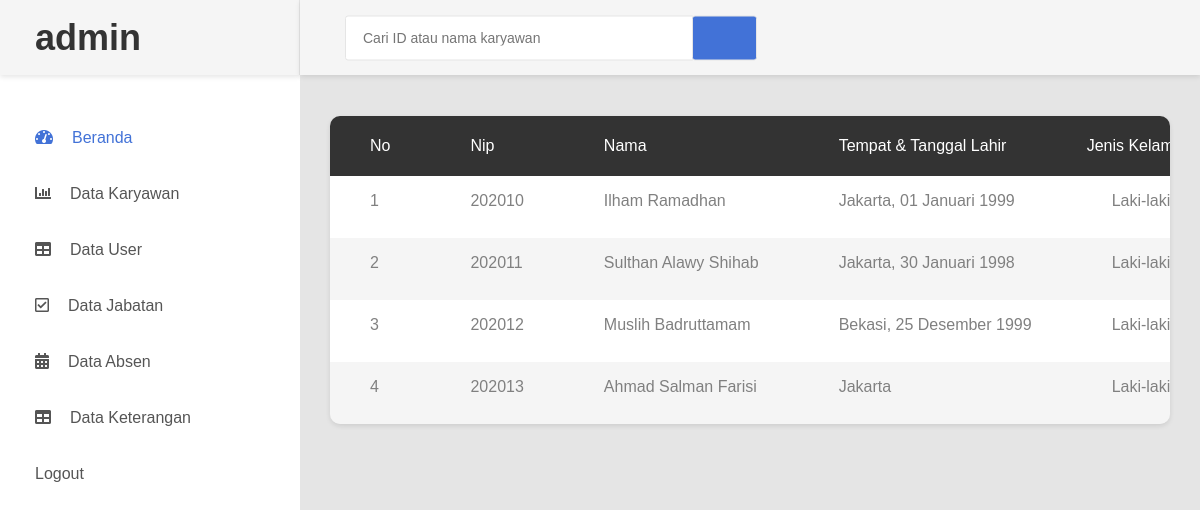
The page /prospenkar.php (signed in) on the database its author committed.
### tables this page shows
CREATE TABLE `tb_karyawan` (
  `id_karyawan` int(11) NOT NULL,
  `username` varchar(50) NOT NULL,
  `password` varchar(50) NOT NULL,
  `nama` varchar(255) NOT NULL,
  `tmp_tgl_lahir` varchar(255) NOT NULL,
  `jenis_kelamin` varchar(255) NOT NULL,
  `agama` varchar(255) NOT NULL,
  `alamat` text NOT NULL,
  `no_tlp` varchar(18) NOT NULL,
  `jabatan` varchar(255) NOT NULL,
  `foto` varchar(50) NOT NULL
);

### prospenkar.php (the view, shortened to what this page needs)
<?php
require_once("koneksi.php");
 ?>
<!DOCTYPE html>
<html lang="en">
<head>
    <link rel="stylesheet" type="text/css" href="css/bootstrap.css" media="all">
    <link href="css/font-face.css" rel="stylesheet" media="all">
    <link href="view/font-awesome-4.7/css/font-awesome.min.css" rel="stylesheet" media="all">
    <link href="view/font-awesome-5/css/fontawesome-all.min.css" rel="stylesheet" media="all">
    <link href="view/mdi-font/css/material-design-iconic-font.min.css" rel="stylesheet" media="all">
    <link href="view/bootstrap-4.1/bootstrap.min.css" rel="stylesheet" media="all">
    <link href="css/theme.css" rel="stylesheet" media="all">
</head>
<body>
    <div class="page-wrapper">
        <aside class="menu-sidebar d-none d-lg-block">
            <div class="logo">
                <a href="#">
                    <h1>admin</h1>
                </a>
            </div>
            <div class="menu-sidebar__content js-scrollbar1">
                <nav class="navbar-sidebar">
                    <ul class="list-unstyled navbar__list">
                        <li class="active has-sub">
                            <a class="js-arrow" href="admin2.php">
                                <i class="fas fa-tachometer-alt"></i>Beranda</a>
                        </li>
                        <li>
                            <a href="data_karyawan.php">
                                <i class="fas fa-chart-bar"></i>Data Karyawan</a>
                        </li>
                        <li>
                            <a href="data_user.php">
                                <i class="fas fa-table"></i>Data User</a>
                        </li>
                        <li>
                            <a href="data_jabatan.php">
                                <i class="far fa-check-square"></i>Data Jabatan</a>
                        </li>
                        <li>
                            <a href="data_absen.php">
                                <i class="fas fa-calendar-alt"></i>Data Absen</a>
                        </li>
                        <li>
                            <a href="data_keterangan.php">
                                <i class="fas fa-table"></i>Data Keterangan
                            </a>
                        </li>
                        <li>
                            <a href="logout.php">Logout</a>
                        </li>
                    </ul>
                </nav>
            </div>
        </aside>
        <div class="page-container">
            <header class="header-desktop">
                <div class="section__content section__content--p30">
                    <div class="container-fluid">
                        <div class="header-wrap">
                            <form class="form-header" action="prospenkar.php" method="POST">
                                <input autocomplete="off" class="au-input au-input--xl" type="text" name="cari" placeholder="Cari ID atau nama karyawan" />
                                <button class="au-btn--submit" type="submit">
                                    <i class="zmdi zmdi-search"></i>
                                </button>
                            </form>
                            <div class="header-button">
                                <div class="noti-wrap">
                    </div>
                </div>
            </header>
            <div class="main-content">
                <div class="section__content section__content--p30">
                    <div class="container-fluid">
                        <div class="row">
                            <div class="table-responsive table--no-card m-b-30">
                                <table class="table table-borderless table-striped table-earning">
                                    <thead>
                                        <tr>
                                            <th>No</th>
                                            <th>Nip</th>
                                            <th>Nama</th>
                                            <th>Tempat & tanggal lahir</th>
                                            <th class="text-right">Jenis Kelamin</th>
                                        </tr>
                                    </thead>
                                    <tbody>
                                        <?php
                                        $cari = $_POST['cari'];
                                        $sql = "SELECT * FROM tb_karyawan WHERE id_karyawan LIKE '%$cari%' OR nama LIKE '%$cari%'";
                                        $query = mysqli_query($koneksi, $sql);
                                        $no = 1;
                                        while ($row = mysqli_fetch_array($query)) {
                                            ?>
                                        <tr>
                                            <td><?php echo $no ?></td>
                                            <td><?php echo $row['id_karyawan']; ?></td>
                                            <td><?php echo $row['nama']; ?></td>
                                            <td><?php echo $row['tmp_tgl_lahir']; ?></td>
                                            <td><?php echo $row['jenis_kelamin']; ?></td>
                                        </tr>
                                        <?php
                                        $no++;
                                    }
                                        ?>
                                    </tbody>
                                </table>
                            </div>
                        </div>
                    </div>
                </div>
            </div>
        </div>
    </div>
</body>
</html>

### rows shown on the page
tb_karyawan: id_karyawan "202010", nama "Ilham Ramadhan", tmp_tgl_lahir "Jakarta, 01 Januari 1999", jenis_kelamin "Laki-laki"
tb_karyawan: id_karyawan "202011", nama "Sulthan Alawy Shihab", tmp_tgl_lahir "Jakarta, 30 Januari 1998", jenis_kelamin "Laki-laki"
tb_karyawan: id_karyawan "202012", nama "Muslih Badruttamam", tmp_tgl_lahir "Bekasi, 25 Desember 1999", jenis_kelamin "Laki-laki"
tb_karyawan: id_karyawan "202013", nama "Ahmad Salman Farisi", tmp_tgl_lahir "Jakarta", jenis_kelamin "Laki-laki"
